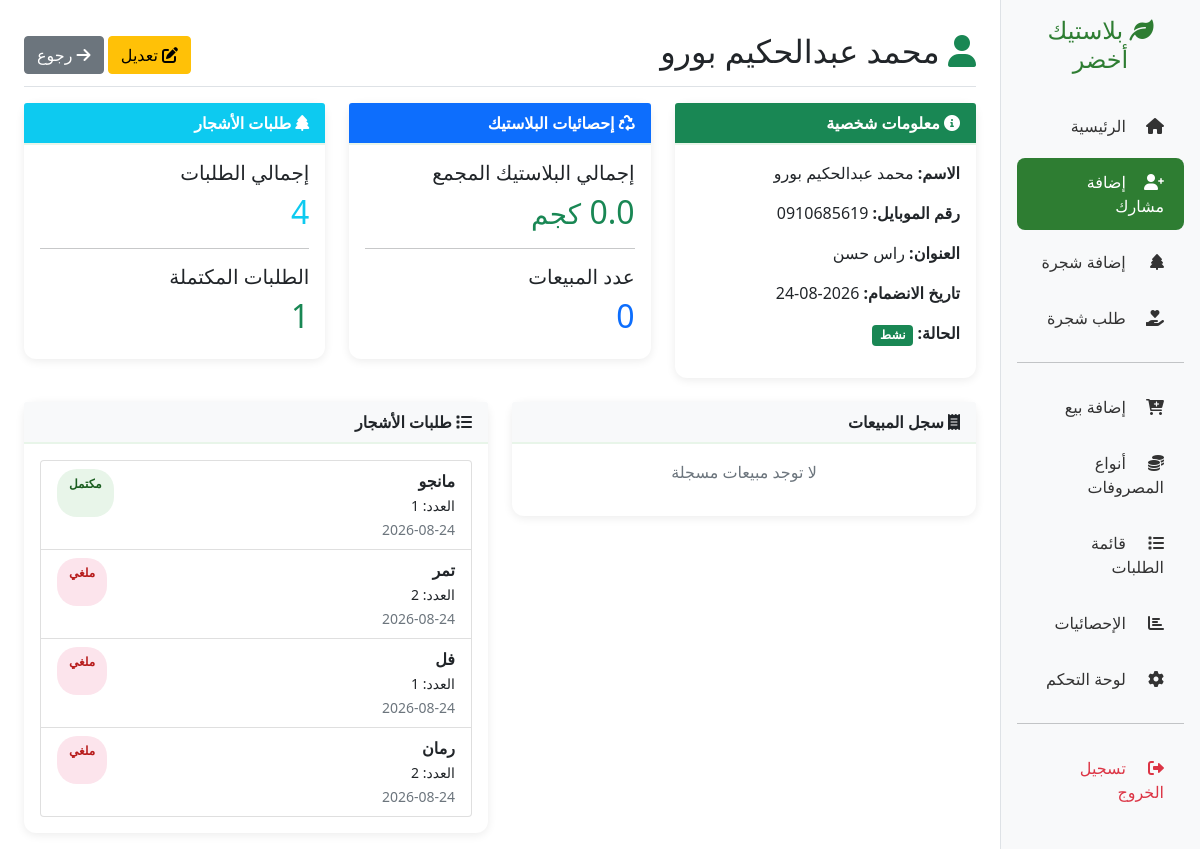
/participant/1/ (signed in), run on an earlier commit of the app's database.
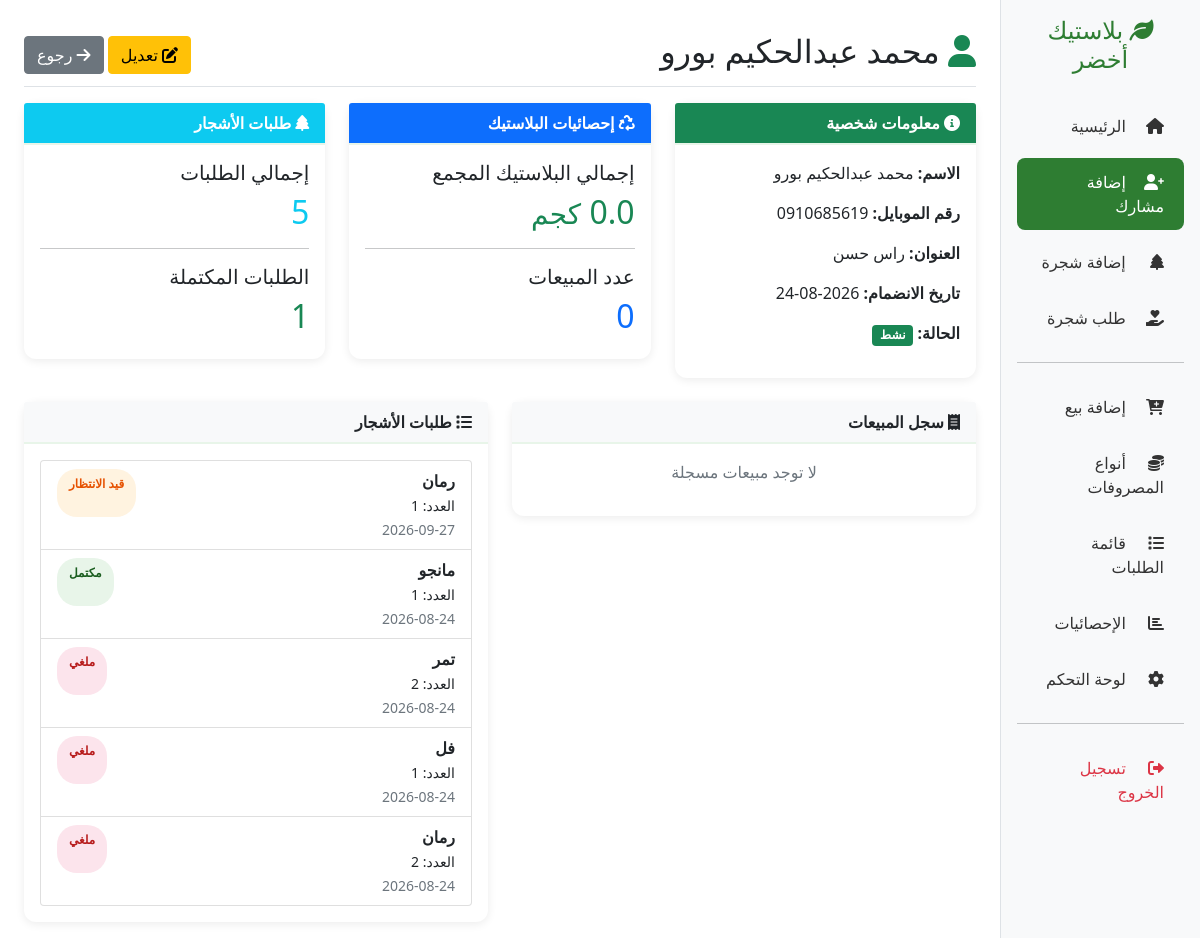
And on a later commit of the database.
### core/models.py (models this page shows, shortened)
class TreeRequest(models.Model):
    STATUS_CHOICES = [
        ('pending', 'قيد الانتظار'),           # الطلب مسجل، لم يتم الشراء بعد
        ('purchased', 'تم الشراء'),            # تم شراء الشجرة من المشتل
        ('ready', 'جاهز للتسليم'),             # جاهز، بانتظار حضور المشارك
        ('completed', 'مكتمل'),                # تم التسليم
        ('cancelled', 'ملغي'),
    ]
    participant = models.ForeignKey(
        Participant, on_delete=models.CASCADE, verbose_name="المشارك"
    )
    tree = models.ForeignKey(
        Tree, on_delete=models.CASCADE, verbose_name="نوع الشجرة"
    )
    quantity = models.PositiveIntegerField(
        validators=[MinValueValidator(1)], verbose_name="العدد"
    )
    request_date = models.DateTimeField(auto_now_add=True, verbose_name="تاريخ الطلب")
    status = models.CharField(
        max_length=20, choices=STATUS_CHOICES,
        default='pending', verbose_name="الحالة"
    )
    position = models.PositiveIntegerField(
        editable=False, null=True, blank=True, verbose_name="رقم الدور"
    )
    delivery_number = models.CharField(
        max_length=20, blank=True, null=True, unique=True,
        verbose_name="رقم التسليم"
    )
    notes = models.TextField(blank=True, null=True, verbose_name="ملاحظات")
    purchased_date = models.DateTimeField(null=True, blank=True, verbose_name="تاريخ الشراء")
    ready_date = models.DateTimeField(null=True, blank=True, verbose_name="تاريخ التجهيز")
    completed_date = models.DateTimeField(null=True, blank=True, verbose_name="تاريخ التسليم")
    class Meta:
        verbose_name = "طلب شجرة"
        verbose_name_plural = "طلبات الأشجار"
        ordering = ['position', 'request_date']

class Tree(models.Model):
    tree_type = models.CharField(
        max_length=50,
        verbose_name="نوع الشجرة",
        unique=True
    )
    description = models.TextField(blank=True, null=True, verbose_name="وصف")
    created_at = models.DateTimeField(auto_now_add=True)
    class Meta:
        verbose_name = "شجرة"
        verbose_name_plural = "الأشجار"
        ordering = ['tree_type']

### core/views.py (the view)
# urls.py: path('participant/<int:pk>/', views.participant_detail, name='participant_detail'),
@login_required
def participant_detail(request, pk):
    participant = get_object_or_404(Participant, pk=pk)
    return render(request, 'core/participant_detail.html', {
        'participant': participant,
        'sales': participant.sale_set.all(),
        'requests': participant.treerequest_set.all().order_by('-request_date'),
        'total_weight': participant.get_total_plastic_weight(),
    })

### core/models.py (called while the page is built)
    def get_total_plastic_weight(self):
        return self.sale_set.aggregate(
            total=models.Sum('weight_kg')
        )['total'] or 0

    def get_completed_requests_count(self):
        return self.treerequest_set.filter(status='completed').count()

### core/templates/core/participant_detail.html (shortened to what the changed rows need)
{% extends 'core/base.html' %}
{% block content %}
<div class="d-flex justify-content-between flex-wrap flex-md-nowrap align-items-center pt-3 pb-2 mb-3 border-bottom">
    <h1 class="h2"><i class="fas fa-user text-success"></i> {{ participant.name }}</h1>
</div>
<div class="row">
    <div class="col-md-4">
        <div class="card">
            <div class="card-body">
                <h2 class="text-success">{{ total_weight|floatformat:1 }} <small>كجم</small></h2>
                <h2 class="text-primary">{{ sales.count }}</h2>
            </div>
        </div>
    </div>
    <div class="col-md-4">
        <div class="card">
            <div class="card-body">
                <h5>إجمالي الطلبات</h5>
                <h2 class="text-info">{{ requests.count }}</h2>
                <hr>
                <h5>الطلبات المكتملة</h5>
                <h2 class="text-success">{{ participant.get_completed_requests_count }}</h2>
            </div>
        </div>
    </div>
</div>
<div class="row mt-4">
    <div class="col-md-6">
        <div class="card">
            <div class="card-body">
                {% if requests %}
                    <div class="list-group">
                        {% for req in requests %}
                            <div class="list-group-item">
                                <div class="d-flex justify-content-between">
                                    <div>
                                        <strong>{{ req.tree.tree_type }}</strong>
                                        <br>
                                        <small>العدد: {{ req.quantity }}</small>
                                    </div>
                                    <span class="status-badge status-{{ req.status }}">
                                        {{ req.get_status_display }}
                                    </span>
                                </div>
                                <small class="text-muted">{{ req.request_date|date:"Y-m-d" }}</small>
                            </div>
                        {% endfor %}
                    </div>
                {% else %}
                    <p class="text-muted text-center">لا توجد طلبات</p>
                {% endif %}
            </div>
        </div>
    </div>
</div>
{% endblock %}

What changed in the data, as far as the page shows it:
added TreeRequest: tree.tree_type "رمان", quantity "1", status "قيد الانتظار", request_date "2026-09-27"
Also different on the page:
{{ requests.count }}: "4" → "5"
